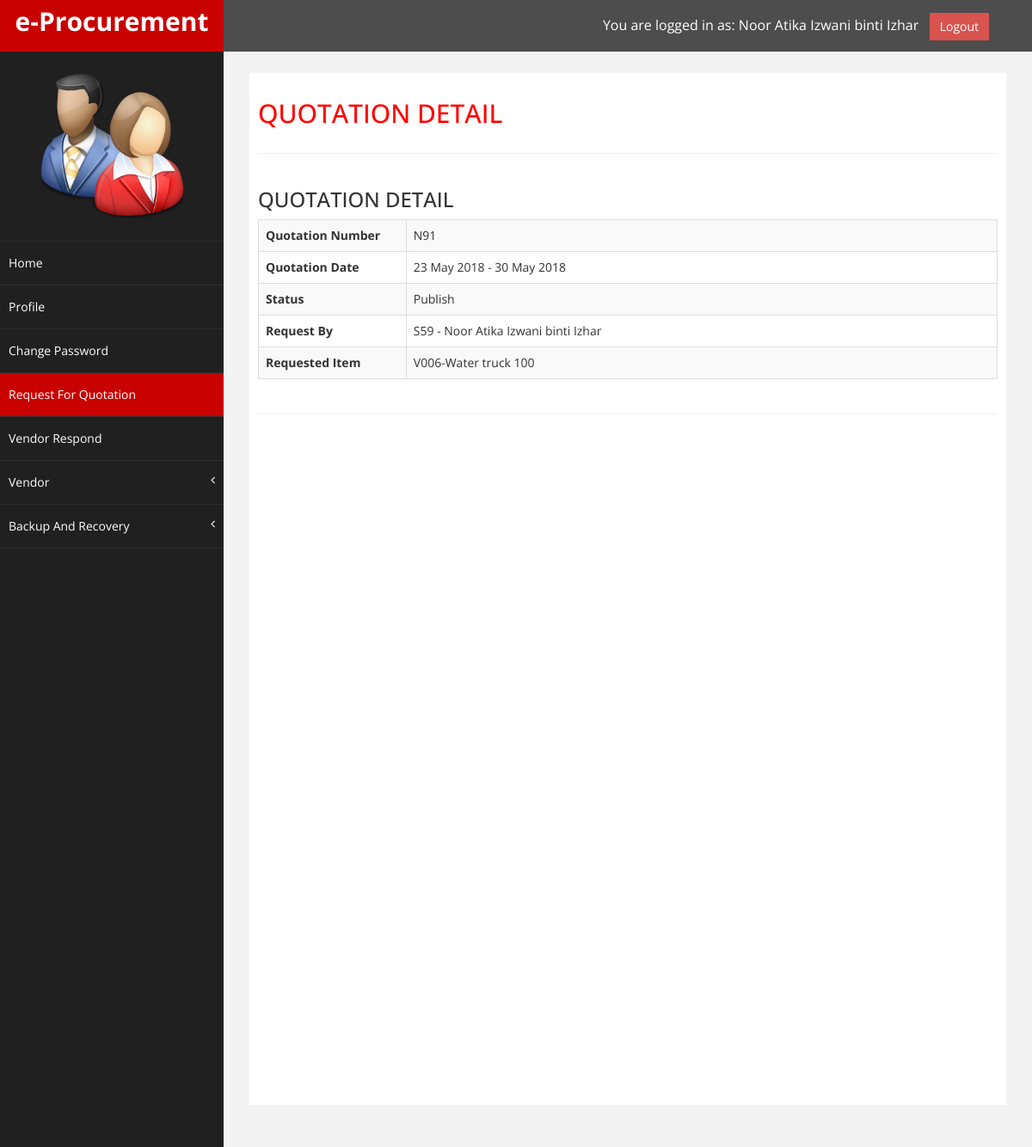
The page /Staff/S_Quotation_Detail.php?RFQ_No=N91 (signed in) on the database its author committed.
### tables this page shows
CREATE TABLE `staff` (
  `StaffID` varchar(10) NOT NULL DEFAULT '0',
  `StaffUsername` varchar(255) NOT NULL,
  `StaffPassword` varchar(255) NOT NULL,
  `StaffName` varchar(255) NOT NULL,
  `StaffOfficeNo` varchar(15) DEFAULT NULL,
  `StaffPhoneNo` varchar(15) DEFAULT NULL,
  `roleID` int(11) NOT NULL DEFAULT '1',
  `StaffEmail` varchar(255) DEFAULT NULL,
  PRIMARY KEY (`StaffID`)
);

CREATE TABLE `rfq` (
  `RFQ_No` varchar(10) NOT NULL,
  `RFQStartDate` date NOT NULL,
  `RFQEndDate` date NOT NULL,
  `RFQStatus` varchar(15) NOT NULL,
  `StaffID` varchar(15) DEFAULT NULL,
  PRIMARY KEY (`RFQ_No`),
  KEY `StaffID` (`StaffID`),
  CONSTRAINT `rfq_ibfk_1` FOREIGN KEY (`StaffID`) REFERENCES `staff` (`StaffID`)
);

CREATE TABLE `request_item` (
  `ItemNo` varchar(10) NOT NULL,
  `ItemDesc` varchar(255) NOT NULL,
  `ItemQuantity` int(11) NOT NULL,
  `RFQ_No` varchar(10) DEFAULT NULL,
  `CodeVoteID` varchar(10) DEFAULT NULL,
  PRIMARY KEY (`ItemNo`)
);

CREATE TABLE `code_vote` (
  `CodeVoteID` varchar(10) NOT NULL,
  `CodeVoteDesc` varchar(255) NOT NULL,
  PRIMARY KEY (`CodeVoteID`)
);

### Staff/S_Quotation_Detail.php (the view, shortened to what this page needs)
<?php
	require_once("../connection.php");
?>
<!DOCTYPE html>
<html xmlns="http://www.w3.org/1999/xhtml">
<head>
    <link href="../assets/css/bootstrap.css" rel="stylesheet" />
    <link href="../assets/css/font-awesome.css" rel="stylesheet" />
    <link href="../assets/css/custom.css" rel="stylesheet" />
</head>
<body>
    <div id="wrapper">
        <nav class="navbar navbar-default navbar-cls-top " role="navigation" style="margin-bottom: 0">
            <div class="navbar-header">
                <a class="navbar-brand" href="../S_Home.php">e-Procurement</a>
            </div>
			<div style="color: white; padding: 15px 50px 5px 50px; float: right; font-size: 16px;">
			<?php
					$sql_displaysession = "SELECT * FROM staff WHERE StaffID='".$_SESSION['StaffID']."' ";
					$ds_displaysession =mysqli_query($DBConn,$sql_displaysession)or die (mysqli_error());
					$row=mysqli_fetch_assoc($ds_displaysession);
			?>
			You are logged in as: <?php echo $row['StaffName'];?> &nbsp; <a href="../logout.php" class="btn btn-danger square-btn-adjust" onClick="return confirm ('Are you sure to logout?');">Logout</a>
			</div>
        </nav>
        <nav class="navbar-default navbar-side" role="navigation">
            <div class="sidebar-collapse">
                <ul class="nav" id="main-menu">
					<li class="text-center">
						<img src="../Image/user.png" class="user-image img-responsive"/>
					</li>
                    <li>
                        <a href="S_Home.php"> Home</a>
                    </li>
                    <li>
                        <a href="S_Manage_Account.php"> Profile</a>
                    </li>
					<li>
                        <a class="" href="S_Manage_Password.php"> Change Password</a>
                    </li>
					<li>
                        <a class="active-menu" href="S_List_Of_RFQ.php"> Request For Quotation</a>
                    </li>
					<li>
                        <a href="S_Vendor_Respond.php"> Vendor Respond</a>
                    </li>
                    <li>
                        <a href="#"> Vendor<span class="fa arrow"></span></a>
                    </li>
					<li>
						<a href="#"> Backup And Recovery<span class="fa arrow"></span></a>
                    </li>
                </ul>
            </div>
        </nav>
        <div id="page-wrapper" >
            <div id="page-inner">
                <div class="row">
                    <div class="col-md-12">
						<h2> QUOTATION DETAIL </h2>
                    </div>
                </div>
                <hr />
				<div class="row">
                    <div class="col-md-12">
						<h3> QUOTATION DETAIL </h3>
						<table class='table table-striped table-bordered table-hover'>
							  <?php
								$sql = mysqli_query($DBConn, "SELECT * FROM staff s, rfq r WHERE r.StaffID = s.StaffID AND r.RFQ_No = '".$_GET["RFQ_No"]."'");
								$data = mysqli_fetch_array($sql);
							  ?>
											<tr>
												<th colspan ='2' width ='20%'>Quotation Number</th>
												<td><?php echo $data['RFQ_No']?></td>
											</tr>
											<tr>
												<th colspan ='2' width ='20%'>Quotation Date</th>
												<td><?php echo date('d F Y', strtotime($data['RFQStartDate']))?>  -  <?php echo date('d F Y', strtotime($data['RFQEndDate']))?> </td>
											</tr>
											<tr>
												<th colspan ='2' width ='20%'>Status</th>
												<td><?php echo $data['RFQStatus']?></td>
											</tr>
											<tr>
												<th colspan ='2' width ='20%'>Request By</th>
												<td><?php echo $data['StaffID']?> - <?php echo $data['StaffName']?></td>
											</tr>
											<tr>
												<th colspan ='2' width ='20%'>Requested Item </th>
												<td>
												<?php
												$sql2 = mysqli_query($DBConn, "SELECT * FROM request_item r, code_vote c WHERE r.CodeVoteID=c.CodeVoteID AND r.RFQ_No = '".$_GET["RFQ_No"]."'");
												while ($data2 = mysqli_fetch_array($sql2))
												{
												echo $data2["CodeVoteID"]."-".$data2["ItemDesc"]."  ".$data2["ItemQuantity"]."<br>";
												}
												?>
												</td>
											</tr>
											</table>
                    </div>
                </div>
                <hr />
                </div>
                <hr />
	</div>
        </div>
</body>
</html>

### assets/css/custom.css (style rules this page uses)
body { font-family: 'Open Sans', sans-serif; }
#wrapper { width: 100%; background:#202020; }
#page-wrapper { padding: 15px 15px; min-height: 600px; background:#F3F3F3; }
#page-inner { width:100%; margin:10px 20px 10px 0px; background-color:#fff!important; padding:10px; min-height:1200px; }
.text-center { text-align:center; }
h2 { color: #f00; }
.square-btn-adjust { border: 0px solid transparent; -webkit-border-radius: 0px; -moz-border-radius: 0px; border-radius: 0px; }
.user-image { margin: 25px auto; -webkit-border-radius: 10px; -moz-border-radius: 10px; border-radius: 10px; max-height:170px; max-width:170px; }
.navbar-cls-top .navbar-brand { color: #fff; background: #C90000; width: 260px; text-align: center; height: 60px; font-size: 30px; font-weight: 700; }
.active-menu { background-color:#C90000!important; }
.arrow { float: right; }
.fa.arrow:before { content: "\f104"; }
.sidebar-collapse , .sidebar-collapse .nav { background:none; }
.sidebar-collapse .nav { padding:0; }
.sidebar-collapse .nav > li > a { color:#fff; background:#202020; text-shadow:none; }
.sidebar-collapse > .nav > li > a { padding:15px 10px; }
.sidebar-collapse > .nav > li { border-bottom: 1px solid rgba(107, 108, 109, 0.19); }
.navbar-side { border:none; background-color: #202020; }
.navbar-cls-top { background:#4D4D4D; border-bottom:none; }
.navbar-default { border:0px solid black; }
.navbar-header { background: #A70303; }
@media (min-width:768px) { #page-wrapper { margin: 0 0 0 260px; padding: 15px 30px; min-height: 1200px; } }
@media (min-width:768px) { .navbar-side { z-index: 1; position: absolute; width: 260px; } }
@media (min-width:768px) { .navbar { border-radius: 0px; } }

### rows shown on the page
staff: StaffName "Noor Atika Izwani binti Izhar"
rfq: RFQ_No "N91", RFQStartDate "23 May 2018", RFQEndDate "30 May 2018", RFQStatus "Publish", StaffID "S59", StaffID.StaffName "Noor Atika Izwani binti Izhar"
request_item: CodeVoteID.CodeVoteID "V006", ItemDesc "Water truck", ItemQuantity "100"
